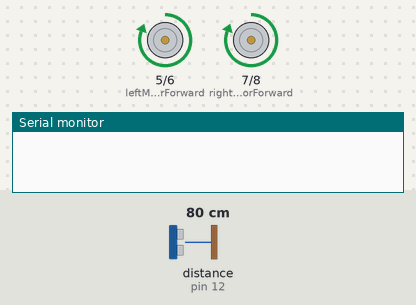
The sketch below on a simulated Arduino Uno, built with avr-gcc and run on an emulated ATmega328P. On the bench: motor-driver pin pairs drawn as motors (green arrow = first pin HIGH = forward, orange = second pin HIGH = backward, longer = more drive), the last lines printed to the serial monitor. Wiring (inferred from the names in the program): ultrasonic range finder: trigger pin 10; echo pin 12. The test bench sets the inputs (shaded band); at power-on: distance to the obstacle (sensor on pin 12) 80 cm. The echo pulse lasts 58.3 µs per cm.

Above: at 1.2 s.
1.3 s: distance to the obstacle (sensor on pin 12) set to 23 cm
2.8 s: distance to the obstacle (sensor on pin 12) set to 19 cm
At 3.23 s:
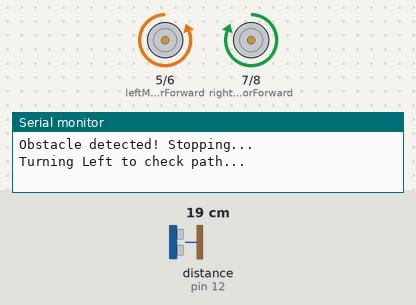
At 3.9 s:
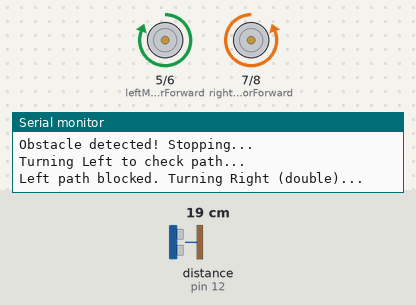
5.8 s: distance to the obstacle (sensor on pin 12) set to 35 cm
7.3 s: distance to the obstacle (sensor on pin 12) set to 2 cm
At 9.65 s:
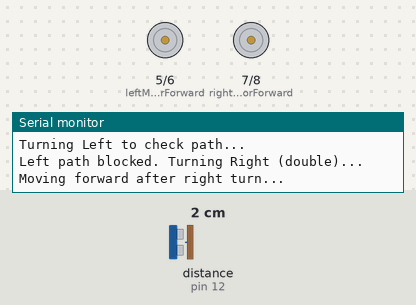
10.3 s: distance to the obstacle (sensor on pin 12) set to 60 cm
Timing chart, 0 to 12.8 s (numbered marks = the images above; inputs shaded):
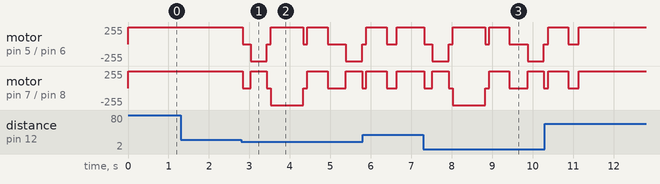

Measured:
- the behaviour switches between 22 and 21 cm on distance to the obstacle (sensor on pin 12) (found by bisection; images 0 and 1)
- after the input at 1.3 s, every drawn part: stays the same

The sketch:

OBSTACLE_AVOIDANCE_CAR.ino
```cpp
// Ultrasonic Sensor Pins
const int trigPin = 10;
const int echoPin = 12;

// Motor Control Pins (L298N / L293D)
const int leftMotorForward = 5;   // IN1
const int leftMotorBackward = 6;  // IN2
const int rightMotorForward = 7;  // IN3
const int rightMotorBackward = 8; // IN4

// Variables
long duration;
int distance;
const int safetyDistance = 20; // Distance threshold in cm

// Turn timing (tune these for your robot)
const int turnDuration = 400;      // ms for a single left/right turn step
const int doubleTurnDuration = 800; // ms for the "turn right twice" step

void setup() {
  // Sensor Setup
  pinMode(trigPin, OUTPUT);
  pinMode(echoPin, INPUT);

  // Motor Setup
  pinMode(leftMotorForward, OUTPUT);
  pinMode(leftMotorBackward, OUTPUT);
  pinMode(rightMotorForward, OUTPUT);
  pinMode(rightMotorBackward, OUTPUT);

  // Start Serial Monitor for debugging
  Serial.begin(9600);
}

void loop() {
  distance = readDistance();

  if (distance <= safetyDistance && distance > 0) {
    // Obstacle detected!
    Serial.println("Obstacle detected! Stopping...");
    moveStop();
    delay(200);

    // 1. Turn left first
    Serial.println("Turning Left to check path...");
    turnLeft();
    delay(turnDuration);
    moveStop();
    delay(100);

    // 2. Check distance after turning left
    int leftCheckDistance = readDistance();

    if (leftCheckDistance > safetyDistance) {
      // Path is clear after turning left, continue forward
      Serial.println("Left path clear. Moving forward...");
      moveForward();
      delay(500); // move a bit in this new direction
    } else {
      // Still blocked, turn right twice (to counter the left turn and go right of center)
      Serial.println("Left path blocked. Turning Right (double)...");
      turnRight();
      delay(doubleTurnDuration);
      moveStop();
      delay(100);

      Serial.println("Moving forward after right turn...");
      moveForward();
      delay(500);
    }

    moveStop();
    delay(200);

  } else {
    // Path is clear, move forward
    moveForward();
  }

  delay(50); // Small delay between scans
}

// Function to calculate ultrasonic distance
int readDistance() {
  digitalWrite(trigPin, LOW);
  delayMicroseconds(2);
  digitalWrite(trigPin, HIGH);
  delayMicroseconds(10);
  digitalWrite(trigPin, LOW);

  duration = pulseIn(echoPin, HIGH);
  int cm = duration * 0.034 / 2;

  // If reading is out of range, return a large distance
  if (cm == 0) {
    return 400;
  }
  return cm;
}

// Robot Direction Controls
void moveForward() {
  digitalWrite(leftMotorForward, HIGH);
  digitalWrite(leftMotorBackward, LOW);
  digitalWrite(rightMotorForward, HIGH);
  digitalWrite(rightMotorBackward, LOW);
}

void moveBackward() {
  digitalWrite(leftMotorForward, LOW);
  digitalWrite(leftMotorBackward, HIGH);
  digitalWrite(rightMotorForward, LOW);
  digitalWrite(rightMotorBackward, HIGH);
}

void turnLeft() {
  digitalWrite(leftMotorForward, LOW);
  digitalWrite(leftMotorBackward, HIGH);
  digitalWrite(rightMotorForward, HIGH);
  digitalWrite(rightMotorBackward, LOW);
}

void turnRight() {
  digitalWrite(leftMotorForward, HIGH);
  digitalWrite(leftMotorBackward, LOW);
  digitalWrite(rightMotorForward, LOW);
  digitalWrite(rightMotorBackward, HIGH);
}

void moveStop() {
  digitalWrite(leftMotorForward, LOW);
  digitalWrite(leftMotorBackward, LOW);
  digitalWrite(rightMotorForward, LOW);
  digitalWrite(rightMotorBackward, LOW);
}
```
